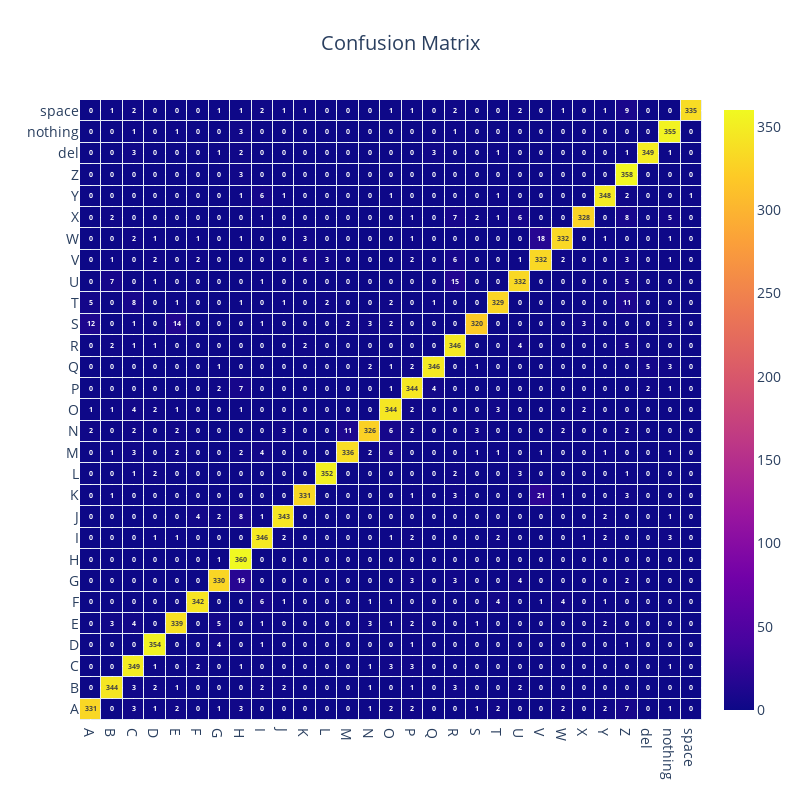

Write notebook code for a chart like this one.
### Code cell
import plotly.graph_objects as go

fig = go.Figure()
fig.add_trace(go.Heatmap(z=cm, x=classes, y=classes, text=cm, texttemplate='<b>%{text}</b>', textfont={'size': 7}, ygap=1, xgap=1))
# fig.update_xaxes(title="<b>Predicted Values</b>", tickfont_size=10)
# fig.update_yaxes(title="<b>Actual Values</b>", tickfont_size=10)
fig.update_layout(title_text='Confusion Matrix', title_x=0.5, font_size=14, width=800, height=800)
fig.show()

### Figure 1 — Plotly figure (JSON) as saved in the notebook; plotly's stock layout.template omitted (floating-point values rounded to 4 significant figures; data arrays with more than 128 entries replaced by an {"elided": "..."} marker saying what was removed)
{"data": [{"text": {"elided": "29x29 int values"}, "textfont": {"size": 7}, "texttemplate": "<b>%{text}</b>", "type": "heatmap", "x": ["A", "B", "C", "D", "E", "F", "G", "H", "I", "J", "K", "L", "M", "N", "O", "P", "Q", "R", "S", "T", "U", "V", "W", "X", "Y", "Z", "del", "nothing", "space"], "xgap": 1, "y": ["A", "B", "C", "D", "E", "F", "G", "H", "I", "J", "K", "L", "M", "N", "O", "P", "Q", "R", "S", "T", "U", "V", "W", "X", "Y", "Z", "del", "nothing", "space"], "ygap": 1, "z": {"elided": "29x29 int values"}}], "layout": {"font": {"size": 14}, "height": 800, "title": {"text": "Confusion Matrix", "x": 0.5}, "width": 800}}
